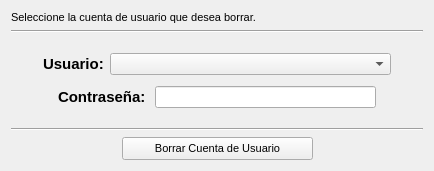
             <widget class="QWidget" name="tab_5">
              <attribute name="icon">
               <iconset resource="../../Resources.qrc">
                <normaloff>:/Resources/Console/usr_th_del.png</normaloff>
                <normalon>:/Resources/Console/usr_th_del.png</normalon>:/Resources/Console/usr_th_del.png</iconset>
              </attribute>
              <attribute name="title">
               <string>Eliminar Cuenta</string>
              </attribute>
              <layout class="QGridLayout" name="gridLayout_2">
               <item row="0" column="0">
                <layout class="QVBoxLayout" name="verticalLayout_15">
                 <property name="sizeConstraint">
                  <enum>QLayout::SetFixedSize</enum>
                 </property>
                 <item>
                  <layout class="QVBoxLayout" name="verticalLayout_14">
                   <item>
                    <widget class="QLabel" name="label_5">
                     <property name="font">
                      <font>
                       <family>Arial</family>
                       <pointsize>8</pointsize>
                       <weight>50</weight>
                       <bold>false</bold>
                      </font>
                     </property>
                     <property name="text">
                      <string>Seleccione la cuenta de usuario que desea borrar.</string>
                     </property>
                    </widget>
                   </item>
                   <item>
                    <widget class="Line" name="line_6">
                     <property name="orientation">
                      <enum>Qt::Horizontal</enum>
                     </property>
                    </widget>
                   </item>
                  </layout>
                 </item>
                 <item>
                  <spacer name="verticalSpacer_13">
                   <property name="orientation">
                    <enum>Qt::Vertical</enum>
                   </property>
                   <property name="sizeHint" stdset="0">
                    <size>
                     <width>412</width>
                     <height>14</height>
                    </size>
                   </property>
                  </spacer>
                 </item>
                 <item>
                  <layout class="QVBoxLayout" name="verticalLayout_13">
                   <item>
                    <layout class="QHBoxLayout" name="horizontalLayout_17">
                     <item>
                      <spacer name="horizontalSpacer_16">
                       <property name="orientation">
                        <enum>Qt::Horizontal</enum>
                       </property>
                       <property name="sizeHint" stdset="0">
                        <size>
                         <width>10</width>
                         <height>20</height>
                        </size>
                       </property>
                      </spacer>
                     </item>
                     <item>
                      <widget class="QLabel" name="lb_log_user_3">
                       <property name="font">
                        <font>
                         <family>Arial</family>
                         <pointsize>11</pointsize>
                         <weight>75</weight>
                         <bold>true</bold>
                        </font>
                       </property>
                       <property name="layoutDirection">
                        <enum>Qt::LeftToRight</enum>
                       </property>
                       <property name="text">
                        <string>Usuario:</string>
                       </property>
                      </widget>
                     </item>
                     <item>
                      <widget class="QComboBox" name="cb_edit_users_b">
                       <property name="minimumSize">
                        <size>
                         <width>281</width>
                         <height>22</height>
                        </size>
                       </property>
                       <property name="maximumSize">
                        <size>
                         <width>281</width>
                         <height>22</height>
                        </size>
                       </property>
                      </widget>
                     </item>
                     <item>
                      <spacer name="horizontalSpacer_21">
                       <property name="orientation">
                        <enum>Qt::Horizontal</enum>
                       </property>
                       <property name="sizeHint" stdset="0">
                        <size>
                         <width>10</width>
                         <height>20</height>
                        </size>
                       </property>
                      </spacer>
                     </item>
                    </layout>
                   </item>
                   <item>
                    <spacer name="verticalSpacer_3">
                     <property name="orientation">
                      <enum>Qt::Vertical</enum>
                     </property>
                     <property name="sizeHint" stdset="0">
                      <size>
                       <width>20</width>
                       <height>5</height>
                      </size>
                     </property>
                    </spacer>
                   </item>
                   <item>
                    <layout class="QHBoxLayout" name="horizontalLayout_18">
                     <item>
                      <spacer name="horizontalSpacer_22">
                       <property name="orientation">
                        <enum>Qt::Horizontal</enum>
                       </property>
                       <property name="sizeHint" stdset="0">
                        <size>
                         <width>28</width>
                         <height>20</height>
                        </size>
                       </property>
                      </spacer>
                     </item>
                     <item>
                      <widget class="QLabel" name="lb_log_pwd_2">
                       <property name="minimumSize">
                        <size>
                         <width>91</width>
                         <height>21</height>
                        </size>
                       </property>
                       <property name="font">
                        <font>
                         <family>Arial</family>
                         <pointsize>11</pointsize>
                         <weight>75</weight>
                         <bold>true</bold>
                        </font>
                       </property>
                       <property name="layoutDirection">
                        <enum>Qt::LeftToRight</enum>
                       </property>
                       <property name="text">
                        <string>Contraseña:</string>
                       </property>
                      </widget>
                     </item>
                     <item>
                      <widget class="QLineEdit" name="le_elim_pwd">
                       <property name="minimumSize">
                        <size>
                         <width>221</width>
                         <height>22</height>
                        </size>
                       </property>
                       <property name="maximumSize">
                        <size>
                         <width>221</width>
                         <height>22</height>
                        </size>
                       </property>
                       <property name="font">
                        <font>
                         <family>Arial</family>
                         <pointsize>9</pointsize>
                         <weight>75</weight>
                         <bold>true</bold>
                        </font>
                       </property>
                       <property name="text">
                        <string/>
                       </property>
                       <property name="maxLength">
                        <number>25</number>
                       </property>
                       <property name="echoMode">
                        <enum>QLineEdit::Password</enum>
                       </property>
                      </widget>
                     </item>
                     <item>
                      <spacer name="horizontalSpacer_23">
                       <property name="orientation">
                        <enum>Qt::Horizontal</enum>
                       </property>
                       <property name="sizeHint" stdset="0">
                        <size>
                         <width>28</width>
                         <height>20</height>
                        </size>
                       </property>
                      </spacer>
                     </item>
                    </layout>
                   </item>
                  </layout>
                 </item>
                 <item>
                  <spacer name="verticalSpacer_14">
                   <property name="orientation">
                    <enum>Qt::Vertical</enum>
                   </property>
                   <property name="sizeHint" stdset="0">
                    <size>
                     <width>412</width>
                     <height>14</height>
                    </size>
                   </property>
                  </spacer>
                 </item>
                 <item>
                  <layout class="QVBoxLayout" name="verticalLayout_2">
                   <item>
                    <widget class="Line" name="line_5">
                     <property name="orientation">
                      <enum>Qt::Horizontal</enum>
                     </property>
                    </widget>
                   </item>
                   <item>
                    <layout class="QHBoxLayout" name="horizontalLayout_19">
                     <item>
                      <spacer name="horizontalSpacer_25">
                       <property name="orientation">
                        <enum>Qt::Horizontal</enum>
                       </property>
                       <property name="sizeHint" stdset="0">
                        <size>
                         <width>78</width>
                         <height>20</height>
                        </size>
                       </property>
                      </spacer>
                     </item>
                     <item>
                      <widget class="QPushButton" name="btn_Edit_Borrar">
                       <property name="minimumSize">
                        <size>
                         <width>191</width>
                         <height>23</height>
                        </size>
                       </property>
                       <property name="maximumSize">
                        <size>
                         <width>191</width>
                         <height>23</height>
                        </size>
                       </property>
                       <property name="font">
                        <font>
                         <pointsize>8</pointsize>
                        </font>
                       </property>
                       <property name="text">
                        <string>Borrar Cuenta de Usuario</string>
                       </property>
                      </widget>
                     </item>
                     <item>
                      <spacer name="horizontalSpacer_24">
                       <property name="orientation">
                        <enum>Qt::Horizontal</enum>
                       </property>
                       <property name="sizeHint" stdset="0">
                        <size>
                         <width>68</width>
                         <height>20</height>
                        </size>
                       </property>
                      </spacer>
                     </item>
                    </layout>
                   </item>
                  </layout>
                 </item>
                </layout>
               </item>
              </layout>
             </widget>
